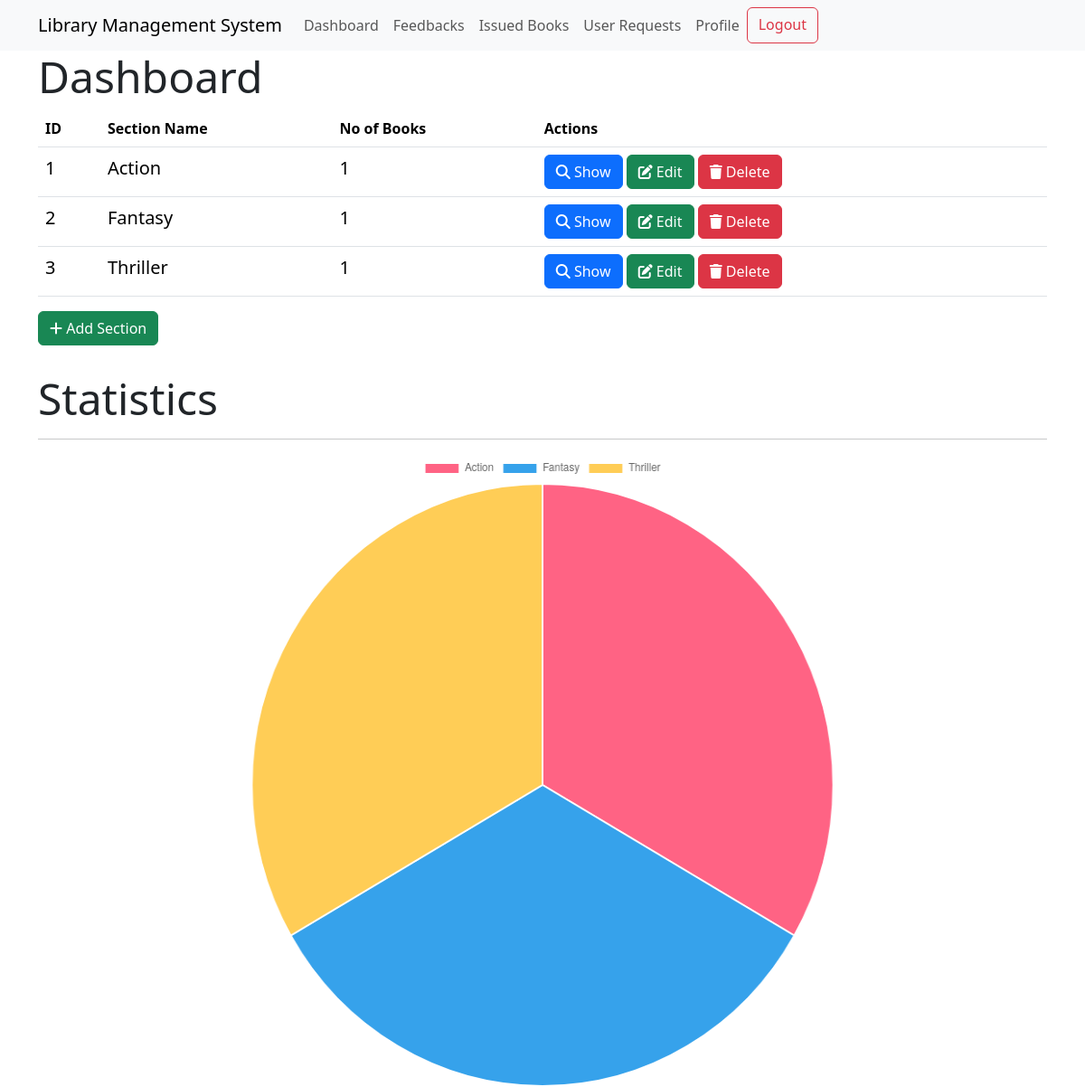
The app's page /admin (signed in), older data.
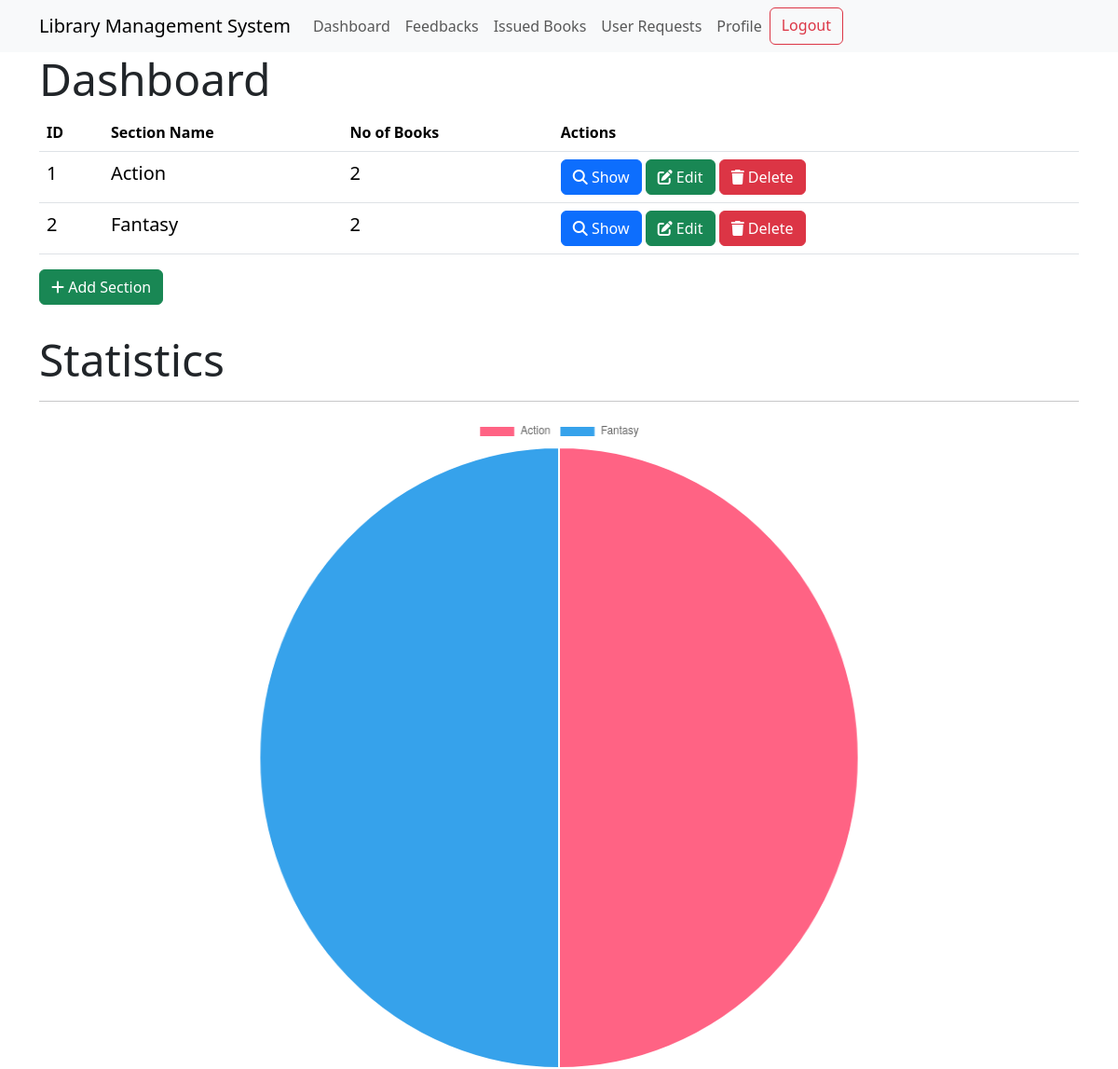
The same page, newer data.
### models.py (models this page shows)
class Section(db.Model):
    id = db.Column(db.Integer, primary_key=True)
    name = db.Column(db.String(32), nullable=False, unique=True)
    books = db.relationship(
        "Books", backref="section", lazy=True, cascade="all, delete-orphan"
    )

### routes.py (the view)
@app.route("/admin")
@admin_required
def admin():
    sections = Section.query.all()
    section_names = [section.name for section in sections]
    section_sizes = [len(section.books) for section in sections]
    return render_template(
        "admin.html",
        sections=sections,
        section_names=section_names,
        section_sizes=section_sizes,
    )

### routes.py (called while the page is built)
def admin_required(func):
    @wraps(func)
    def inner(*args, **kwargs):
        if "user_id" not in session:
            return redirect(url_for("login"))
        user = User.query.get(session["user_id"])
        if not user.is_admin:
            flash("You are not authorized to access this page")
            return redirect(url_for("index"))
        return func(*args, **kwargs)
    return inner

### templates/admin.html (shortened to what this page needs)
{% extends "layout.html" %}
{% block content %}
<h2 class="display-5">Dashboard</h2>
<table class="table">
    <thead>
        <tr>
            <th>ID</th>
            <th>Section Name</th>
            <th>No of Books</th>
            <th>Actions</th>
        </tr>
    </thead>
    <tbody>
        {% for section in sections %}
        <tr>
            <td class="font">{{section.id}}</td>
            <td class="font">{{section.name}}</td>
            <td class="font">{{section.books|length}}</td>
            <td>
                <a href="{{url_for('show_section', id=section.id)}}" class="btn btn-primary">
                    <i class="fas fa-search"></i>
                    Show
                </a>
                <a href="{{url_for('edit_section', id=section.id)}}" class="btn btn-success">
                    <i class="fas fa-edit"></i>
                    Edit
                </a>
                <a href="{{url_for('delete_section', id=section.id)}}" class="btn btn-danger">
                    <i class="fas fa-trash"></i>
                    Delete
                </a>
            </td>
        </tr>
        {% endfor %}
    </tbody>
</table>
<a href="{{url_for('add_section')}}" class="btn btn-success">
    <i class="fas fa-plus"></i>
    Add Section
</a>
<h2 class="display-5 margin">Statistics</h2>
<hr>
{% endblock %}
{% block script %}
<div>
    <canvas class="container" id="myChart"></canvas>
</div>
<script>
    const ctx = document.getElementById('myChart');
    new Chart(ctx, {
        type: 'pie', // Change the type to 'pie'
        data: {
            labels: {{ section_names | safe }},
        datasets: [{
            label: '# of Products',
            data: {{ section_sizes }},
        backgroundColor: [ // Add backgroundColor for each slice
            'rgb(255, 99, 132)',
            'rgb(54, 162, 235)',
            'rgb(255, 205, 86)'
            // Add more colors as needed
        ],
        hoverOffset: 4
        }]
    },
});
</script>
{% endblock %}

Row changes from the older to the newer data that the page shows:
removed Section: id "3", name "Thriller", books|length "1"
computed for Section "Action": books|length "1" → "2"
computed for Section "Fantasy": books|length "1" → "2"
Text that changed along with them:
chart data {{ section_names | safe }}: ['Action', 'Fantasy', 'Thriller'] → ['Action', 'Fantasy']
chart data {{ section_sizes }}: [1, 1, 1] → [2, 2]
